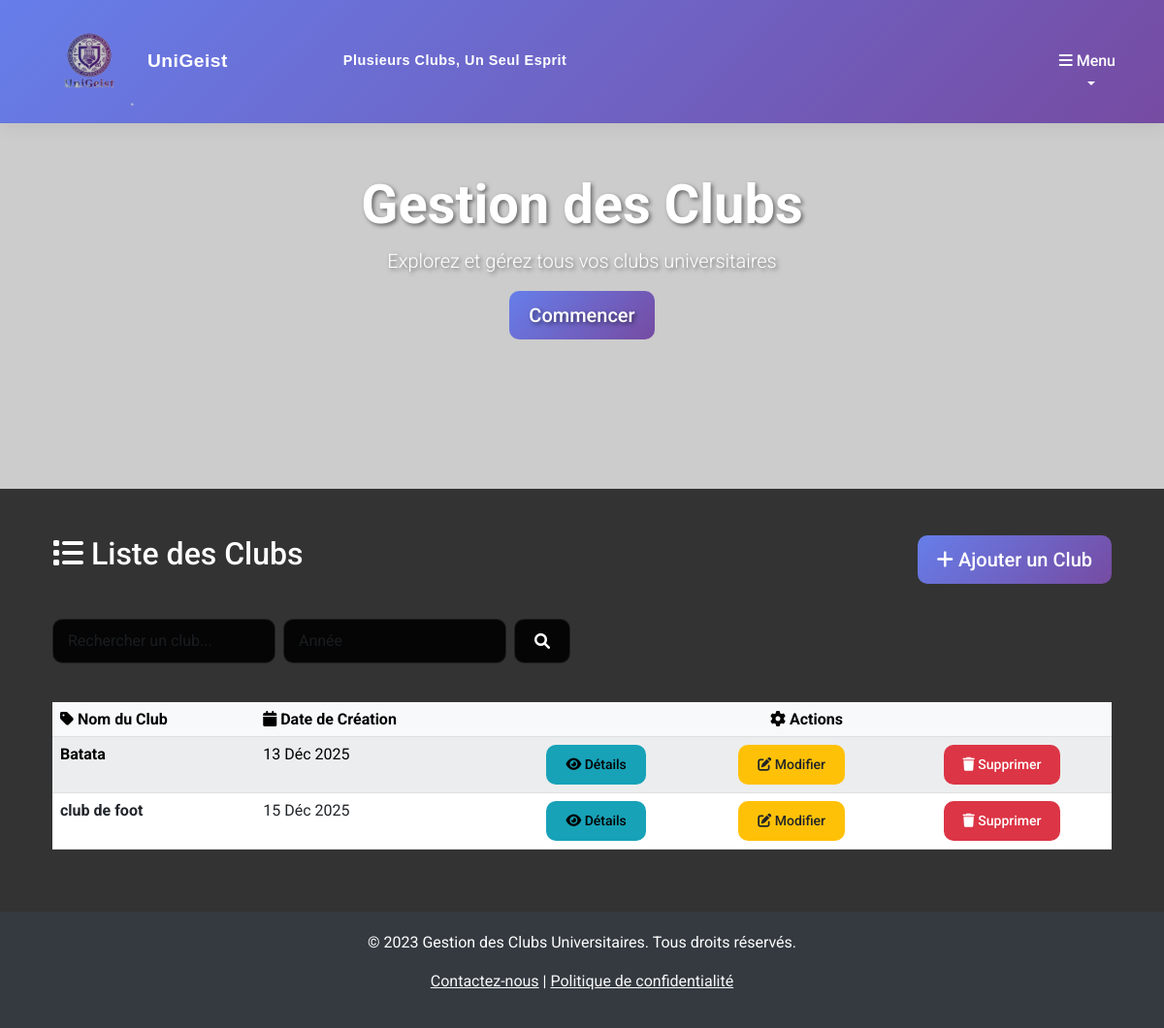
The app's page /club/clublist/, older data.
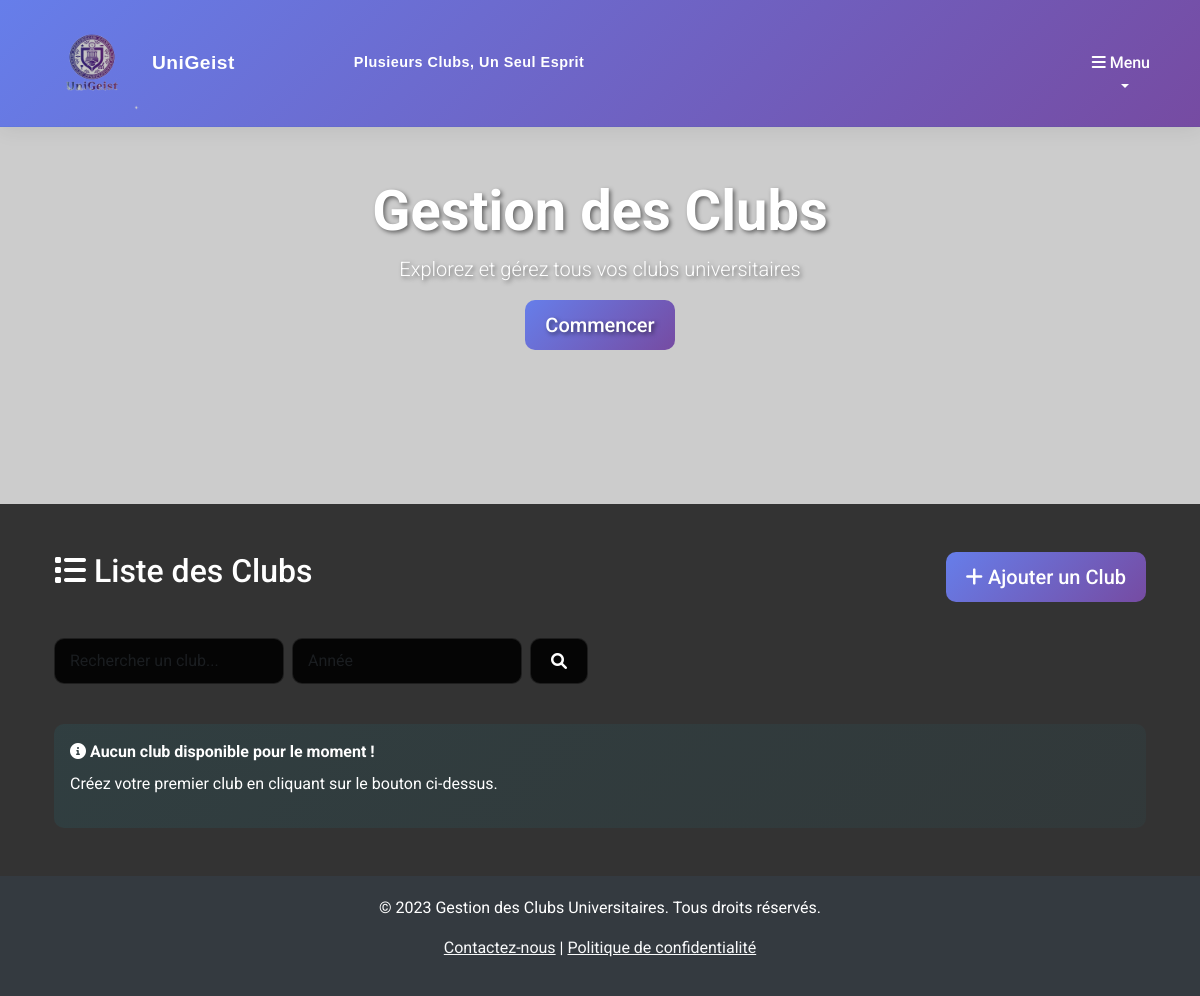
The same page, newer data.
### clubApp/models.py (models this page shows, shortened)
class Club(models.Model):
    validatorTitle = RegexValidator(
        regex=r'^[A-Za-z0-9\s]+$',
        message="This field should contain only alphanumeric characters and spaces."
    )
    club_id = models.AutoField(primary_key=True)
    name = models.CharField(max_length=100, validators=[validatorTitle])
    description = models.TextField(validators=[MinLengthValidator(10,"Description must be at least 10 characters long.")], blank=True, null=True)
    established_date = models.DateField()

### clubApp/views.py (the view)
# urls.py: path('clublist/', ClubListAdminView.as_view(), name='club_list_admin_view'),
class ClubListAdminView(ListView):
    model = Club
    template_name = 'club/clublistadmin.html'
    context_object_name = 'clubs'
    def get_queryset(self):
        queryset = super().get_queryset()
        search = self.request.GET.get('search')
        date_filter = self.request.GET.get('date')
        if search:
            queryset = queryset.filter(name__icontains=search)
        if date_filter:
            queryset = queryset.filter(established_date__year=date_filter)
        return queryset
    def get_context_data(self, **kwargs):
        context = super().get_context_data(**kwargs)
        context['selected_search'] = self.request.GET.get('search', '')
        context['selected_date'] = self.request.GET.get('date', '')
        return context

### templates/club/clublistadmin.html (shortened to what this page needs)
{% extends 'base.html' %}
{% block hero_title %}Gestion des Clubs{% endblock %}
{% block hero_subtitle %}Explorez et gérez tous vos clubs universitaires{% endblock %}
{% block content %}
<div class="container my-5">
    <div class="row mb-4">
        <div class="col-md-8">
            <h2 class="mb-4"><i class="fas fa-list"></i> Liste des Clubs</h2>
        </div>
        <div class="col-md-4 text-md-end">
            <a href="{% url 'club_add_view' %}" class="btn btn-primary btn-lg">
                <i class="fas fa-plus"></i> Ajouter un Club
            </a>
        </div>
    </div>
    <div class="row mb-4">
        <div class="col-md-6">
            <form method="GET" class="d-flex">
                <input type="text" name="search" class="form-control me-2"
                       placeholder="Rechercher un club..."
                       value="{{ selected_search }}">
                <input type="number" name="date" class="form-control me-2"
                       placeholder="Année"
                       value="{{ selected_date }}">
                <button class="btn btn-secondary" type="submit">
                    <i class="fas fa-search"></i>
                </button>
            </form>
        </div>
    </div>
    {% if clubs %}
    <div class="table-responsive">
        <table class="table table-hover table-striped">
            <thead class="table-light">
                <tr>
                    <th><i class="fas fa-tag"></i> Nom du Club</th>
                    <th><i class="fas fa-calendar"></i> Date de Création</th>
                    <th colspan="3" class="text-center"><i class="fas fa-cog"></i> Actions</th>
                </tr>
            </thead>
            <tbody>
                {% for club in clubs %}
                <tr>
                    <td><strong>{{ club.name }}</strong></td>
                    <td>{{ club.established_date|date:"d M Y" }}</td>
                    <td class="text-center">
                        <a href="{% url 'club_detail_view' club.pk %}" class="btn btn-sm btn-info" title="Voir les détails">
                            <i class="fas fa-eye"></i> Détails
                        </a>
                    </td>
                    <td class="text-center">
                        <a href="{% url 'club_update_view' club.pk %}" class="btn btn-sm btn-warning" title="Modifier">
                            <i class="fas fa-edit"></i> Modifier
                        </a>
                    </td>
                    <td class="text-center">
                        <a href="{% url 'club_delete_view' club.pk %}" class="btn btn-sm btn-danger" title="Supprimer">
                            <i class="fas fa-trash"></i> Supprimer
                        </a>
                    </td>
                </tr>
                {% endfor %}
            </tbody>
        </table>
    </div>
    {% else %}
    <div class="alert alert-info" role="alert">
        <i class="fas fa-info-circle"></i> <strong>Aucun club disponible pour le moment !</strong>
        <p class="mt-2">Créez votre premier club en cliquant sur le bouton ci-dessus.</p>
    </div>
    {% endif %}
</div>
{% endblock %}

Row changes from the older to the newer data that the page shows:
removed Club: name "Batata", established_date "13 Déc 2025"
removed Club: name "club de foot", established_date "15 Déc 2025"
Text that changed along with them:
text no longer shown: "Nom du Club Date de Création Actions"
text now shown: "Aucun club disponible pour le moment ! Créez votre premier club en cliquant sur le bouton ci-dessus."
